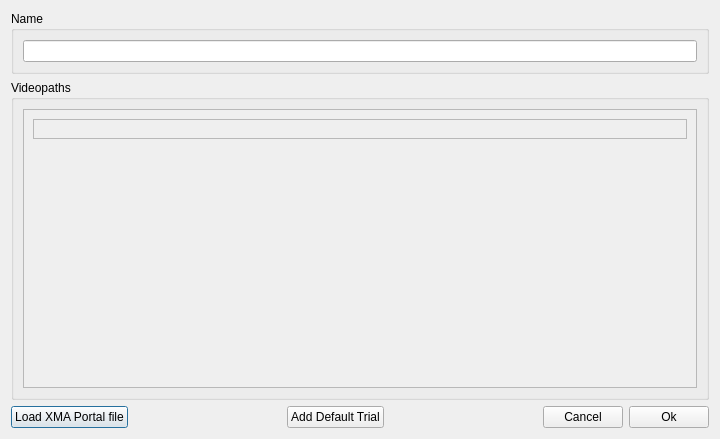
<?xml version="1.0" encoding="UTF-8"?>
<ui version="4.0">
 <class>NewTrialDialog</class>
 <widget class="QDialog" name="NewTrialDialog">
  <property name="geometry">
   <rect>
    <x>0</x>
    <y>0</y>
    <width>720</width>
    <height>439</height>
   </rect>
  </property>
  <property name="windowTitle">
   <string>Select videopaths for new trial</string>
  </property>
  <property name="windowIcon">
   <iconset resource="../calibrationtool_resources.qrc">
    <normaloff>:/images/resource-files/icons/XMALab-Icon.png</normaloff>:/images/resource-files/icons/XMALab-Icon.png</iconset>
  </property>
  <layout class="QGridLayout" name="gridLayout_4">
   <item row="2" column="0" colspan="6">
    <widget class="QGroupBox" name="groupBox">
     <property name="title">
      <string>Videopaths</string>
     </property>
     <layout class="QGridLayout" name="gridLayout_3">
      <item row="1" column="0" colspan="2">
       <widget class="QScrollArea" name="scrollArea">
        <property name="widgetResizable">
         <bool>true</bool>
        </property>
        <widget class="QWidget" name="scrollAreaWidgetContents">
         <property name="geometry">
          <rect>
           <x>0</x>
           <y>0</y>
           <width>680</width>
           <height>298</height>
          </rect>
         </property>
         <layout class="QGridLayout" name="gridLayout_2">
          <item row="0" column="0">
           <widget class="QFrame" name="frameCameras">
            <property name="frameShape">
             <enum>QFrame::StyledPanel</enum>
            </property>
            <property name="frameShadow">
             <enum>QFrame::Raised</enum>
            </property>
            <layout class="QGridLayout" name="gridLayout_6"/>
           </widget>
          </item>
          <item row="1" column="0">
           <spacer name="verticalSpacer">
            <property name="orientation">
             <enum>Qt::Vertical</enum>
            </property>
            <property name="sizeHint" stdset="0">
             <size>
              <width>20</width>
              <height>40</height>
             </size>
            </property>
           </spacer>
          </item>
         </layout>
        </widget>
       </widget>
      </item>
     </layout>
    </widget>
   </item>
   <item row="1" column="0" colspan="6">
    <widget class="QGroupBox" name="groupBox_2">
     <property name="title">
      <string>Name</string>
     </property>
     <layout class="QGridLayout" name="gridLayout">
      <item row="0" column="0">
       <widget class="QLineEdit" name="lineEditTrialName"/>
      </item>
     </layout>
    </widget>
   </item>
   <item row="3" column="3">
    <spacer name="horizontalSpacer">
     <property name="orientation">
      <enum>Qt::Horizontal</enum>
     </property>
     <property name="sizeHint" stdset="0">
      <size>
       <width>40</width>
       <height>20</height>
      </size>
     </property>
    </spacer>
   </item>
   <item row="3" column="0">
    <widget class="QPushButton" name="pushButton_LoadXMA">
     <property name="text">
      <string>Load XMA Portal file</string>
     </property>
    </widget>
   </item>
   <item row="3" column="5">
    <widget class="QPushButton" name="pushButton_OK">
     <property name="text">
      <string>Ok</string>
     </property>
    </widget>
   </item>
   <item row="3" column="4">
    <widget class="QPushButton" name="pushButton_Cancel">
     <property name="text">
      <string>Cancel</string>
     </property>
    </widget>
   </item>
   <item row="3" column="2">
    <widget class="QPushButton" name="pushButton_Default">
     <property name="text">
      <string>Add Default Trial</string>
     </property>
    </widget>
   </item>
   <item row="3" column="1">
    <spacer name="horizontalSpacer_2">
     <property name="orientation">
      <enum>Qt::Horizontal</enum>
     </property>
     <property name="sizeHint" stdset="0">
      <size>
       <width>40</width>
       <height>20</height>
      </size>
     </property>
    </spacer>
   </item>
  </layout>
 </widget>
 <resources>
  <include location="../calibrationtool_resources.qrc"/>
 </resources>
 <connections/>
</ui>
